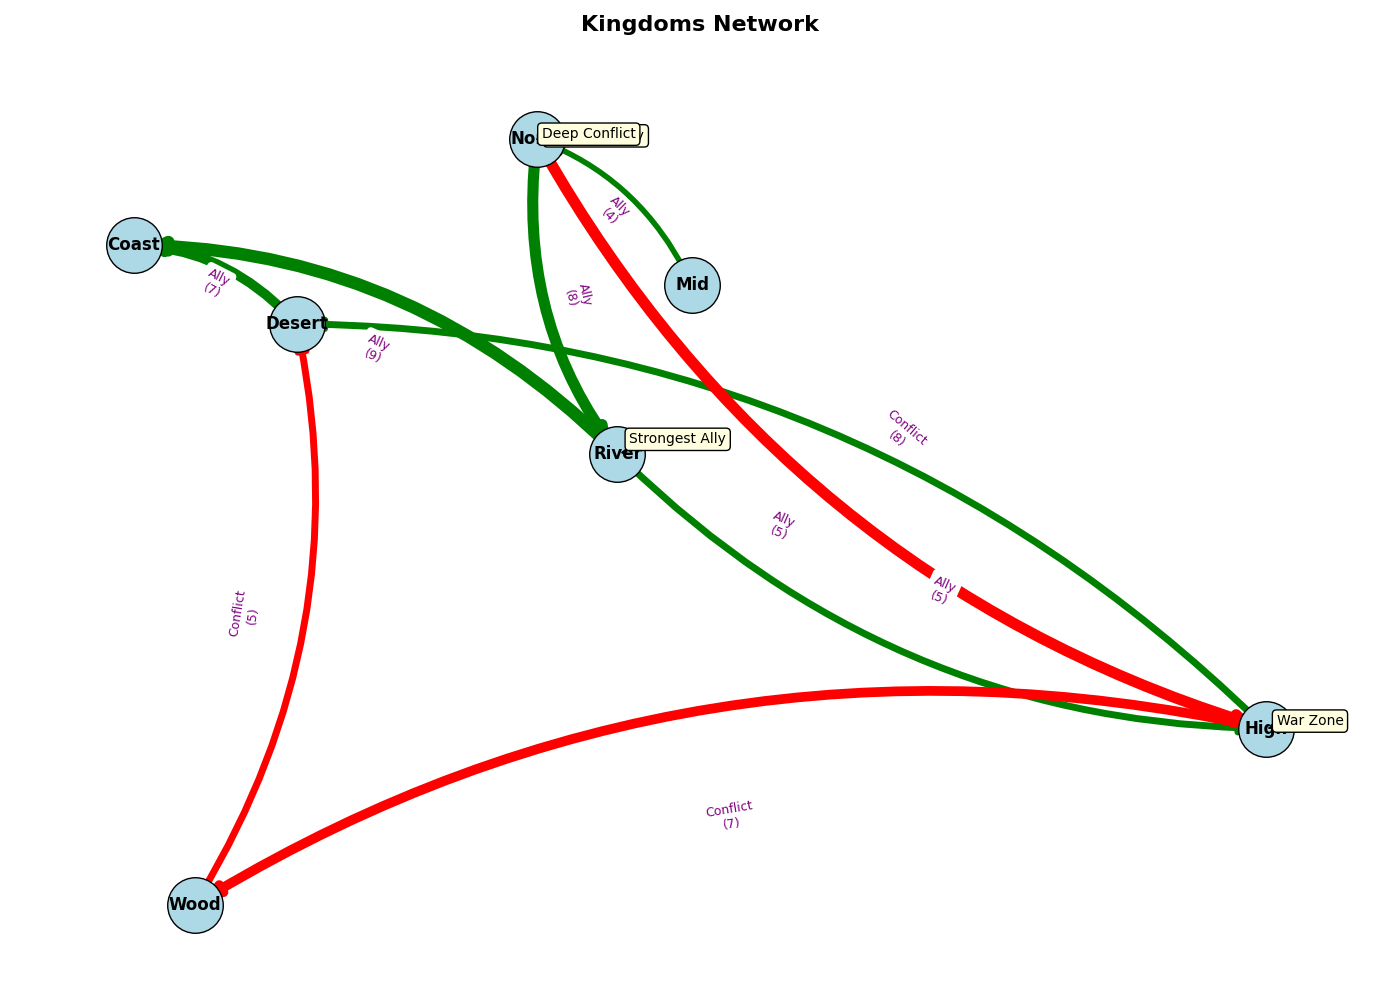

The Python source for this figure:
import matplotlib.pyplot as plt
import networkx as nx
import numpy as np

# Nodes and their relationships with weights
kingdoms = [
    "North", "River", "High", "Wood",
    "Desert", "Coast", "Mid"
]

relationships = [
    ("North", "River", 8),
    ("River", "High", 5),
    ("High", "Wood", -7),
    ("Wood", "Desert", -5),
    ("Desert", "Coast", 7),
    ("Mid", "North", 4),
    ("River", "Coast", 9),
    ("High", "Desert", 5),
    ("North", "High", -8)
]

# Create a directed graph
G = nx.DiGraph()
G.add_nodes_from(kingdoms)
G.add_weighted_edges_from(relationships)

# Set layout
pos = nx.spring_layout(G, seed=42)

# Create figure and axis
fig, ax = plt.subplots(figsize=(14, 10))

# Draw nodes
nx.draw_networkx_nodes(G, pos, node_size=1600, node_color='lightblue', edgecolors='black', ax=ax)

# Draw edges with weights
edge_colors = ['green' if weight > 0 else 'red' for u, v, weight in relationships]
weights = np.abs([weight for u, v, weight in relationships])
nx.draw_networkx_edges(
    G, pos, edgelist=relationships, arrowstyle='-|>', arrowsize=15, 
    edge_color=edge_colors, width=weights, ax=ax, connectionstyle="arc3,rad=0.2"
)

# Draw labels for nodes
nx.draw_networkx_labels(G, pos, font_size=12, font_weight='bold', verticalalignment='center', ax=ax)

# Add edge labels for weights
edge_labels = {(u, v): f"{'Ally' if weight > 0 else 'Conflict'}\n({abs(weight)})" for u, v, weight in relationships}
nx.draw_networkx_edge_labels(G, pos, edge_labels=edge_labels, font_color='purple', font_size=9, ax=ax)

# Add annotations for key relationships
annotations = {
    "North-River": (7.5, -0.5, 'Strongest Ally'),
    "North-High": (3.5, 0.7, 'Deep Conflict'),
    "River-Coast": (8.5, 7.5, 'Strongest Ally'),
    "High-Wood": (7.5, 2.5, 'War Zone')
}
for key, (x, y, text) in annotations.items():
    ax.annotate(text, xy=pos[key.split('-')[0]], xytext=(x, y), textcoords="offset points",
                arrowprops=dict(arrowstyle="->", color='black', lw=1.5),
                bbox=dict(boxstyle="round,pad=0.3", edgecolor='black', facecolor='lightyellow'))

# Set the title and remove the axis
plt.title("Kingdoms Network", fontsize=16, fontweight='bold', pad=20)
plt.axis('off')

# Adjust layout
plt.tight_layout()
plt.show()
